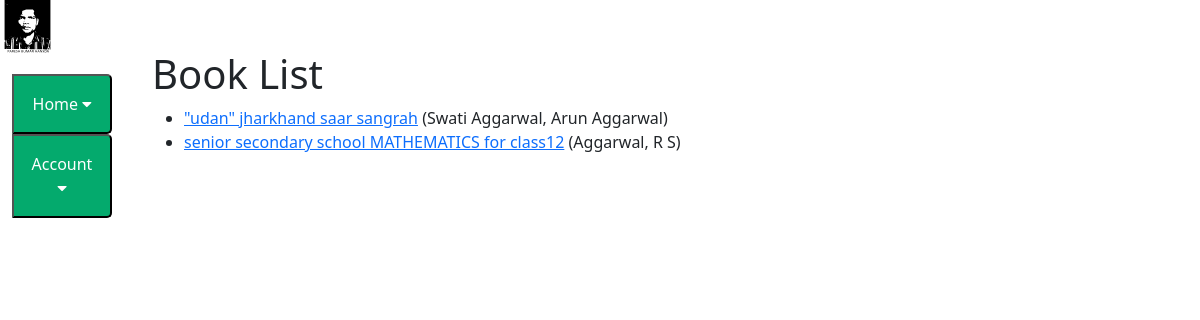
Before: /catalog/books/ with the older database file.
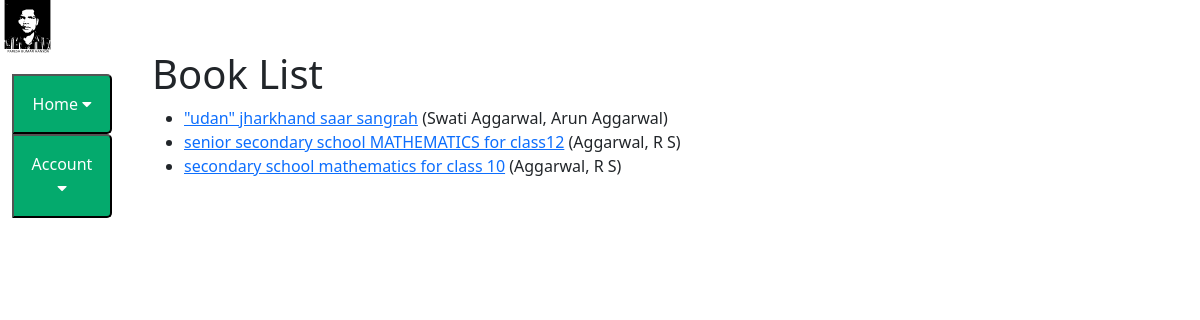
After: the same page with the newer database file.
### catalog/models.py (models this page shows, shortened)
class Book(models.Model):
    title = models.CharField(max_length=200)
    author = models.ForeignKey('Author', on_delete=models.SET_NULL, null=True)
    summary = models.TextField(max_length=1000, help_text='Enter a brief description of the book')
    isbn = models.CharField('ISBN', max_length=13, unique=True,
                             help_text='13 Character <a href="https://www.isbn-international.org/content/what-isbn">ISBN number</a>')
    genre = models.ManyToManyField(Genre, help_text='Select a genre for this book')
    language = models.ManyToManyField(Language, help_text='Select a language for this book')
    def get_absolute_url(self):
        return reverse('book-detail', args=[str(self.id)])
    def display_genre(self):
        """Create a string for the Genre. This is required to display genre in Admin."""
        return ', '.join(genre.name for genre in self.genre.all()[:3])
    display_genre.short_description = 'Genre'
    def display_language(self):
        """Create a string for the Genre. This is required to display genre in Admin."""
        return ', '.join(language.name for language in self.language.all()[:3])
    display_language.short_description = 'Language'

class Author(models.Model):
    first_name = models.CharField(max_length=100)
    last_name = models.CharField(max_length=100)
    date_of_birth = models.DateField(null=True, blank=True)
    date_of_death = models.DateField('Died', null=True, blank=True)
    class Meta:
        ordering = ['last_name', 'first_name']
    def __str__(self):
        return f'{self.last_name}, {self.first_name}'

### catalog/views.py (the view)
# urls.py: path('books/', views.BookListView.as_view(), name='books'),
class BookListView(generic.ListView):
    model = Book
    '''
    def get_queryset(self):
        return Book.objects.filter(title__icontains='jhar')[:5]
    '''
    def get_context_data(self, **kwargs):
        context = super(BookListView, self).get_context_data(**kwargs)
        context['some_data'] = 'This is just some data'
        return context

### catalog/templates/catalog/book_list.html (shortened to what this page needs)
{% extends "base_generic.html" %}
{% block content %}
  <h1>Book List</h1>
  {% if book_list %}
  <ul>
    {% for book in object_list %}
      <li>
        <a href="{{book.get_absolute_url}}">{{ book.title }}</a> ({{book.author}})
      </li>
    {% endfor %}
  </ul>
  {% else %}
    <p>There are no books in the library.</p>
  {% endif %}
{% endblock %}

### catalog/templates/base_generic.html (shortened to what this page needs)
<!DOCTYPE html>
<html lang="en">
<head>
  <link rel="stylesheet" href="https://cdn.jsdelivr.net/npm/bootstrap@4.5.3/dist/css/bootstrap.min.css">
<link rel="stylesheet" href="https://cdnjs.cloudflare.com/ajax/libs/font-awesome/4.7.0/css/font-awesome.min.css">
  {% load static %}
  <link rel="stylesheet" href="{% static 'css/bootstrap.min.css' %}">
 <link rel="stylesheet" href="{% static 'css/style.css' %}">
 <img src="{% static 'catalog/pkh.svg' %}" alt="paresh" style="width:55px;height:54px;">
</head>
<body>
  <div class="container-fluid">
    <div class="row">
      <div class="col-sm-2">
      {% block sidebar %}
        <ul class="sidebar-nav">
  <div class="dropdown">
  <button class="dropbtn" id="home">Home <i class="fa fa-caret-down"></i></button>
</div>
   {% if user.is_authenticated %}
<div class="dropdown">
  <button class="dropbtn" id="member">Member<i class="fa fa-caret-down"></i></button>
  <div class="dropdown-content">
    <li>User: {{ user.get_username }}</li>
    <li><a href="{% url 'my-borrowed' %}">My Borrowed</a></li>
     <li><a href="{% url 'logout'%}?next={{request.path}}">Logout</a></li>
</div>
</div>
{% else %}
<div class="dropdown">
  <button class="dropbtn" id="account">Account<i class="fa fa-caret-down"></i></button>
</div>
{% endif %}
</ul>
     {% endblock %}
      </div>
      <div class="col-sm-10" id="info"  style="margin-left:120px;top:0">{% block content %}{% endblock %}</div>
    </div>
  </div>
</body>
</html>

### catalog/static/css/style.css (style rules this page uses)
#info { position: absolute; left: 20px; margin-top:50px; }
#home { top: 20px; background-color: #04AA6D; }
.sidebar-nav { margin-top: 20px; padding: 0; list-style: none; border-radius: 0 5px 5px 0; }
.dropbtn { background-color: #04AA6D; color: white; padding: 16px; font-size: 16px; border-radius: 0 5px 5px 0; left: 0; transition: 0.3s; width: 100px; text-decoration: none; }
.dropdown { position: relative; display: inline-block; }

Changed rows visible on the page:
added Book: title "secondary school mathematics for class 10", author "Aggarwal, R S"
